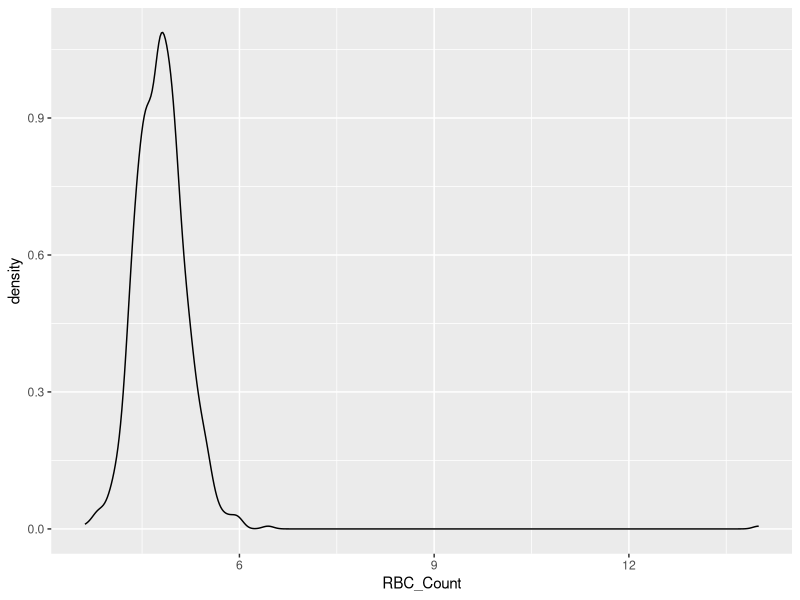
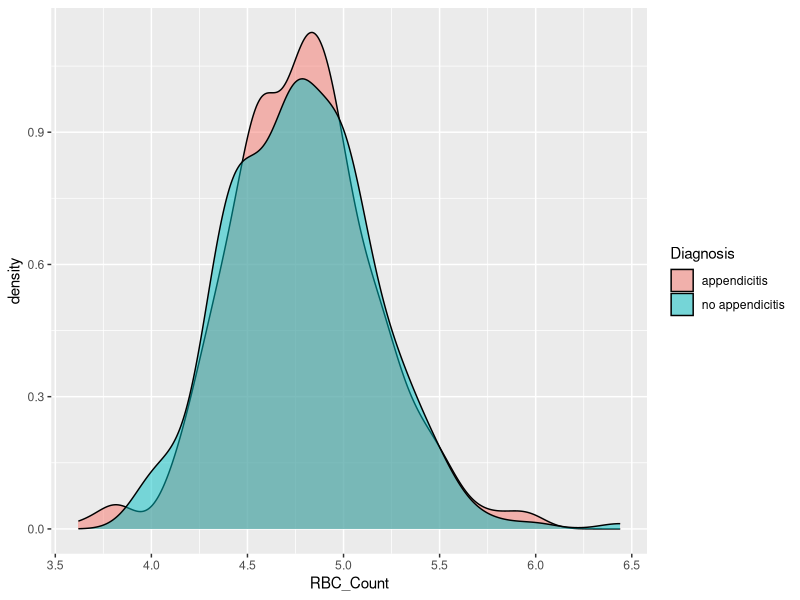
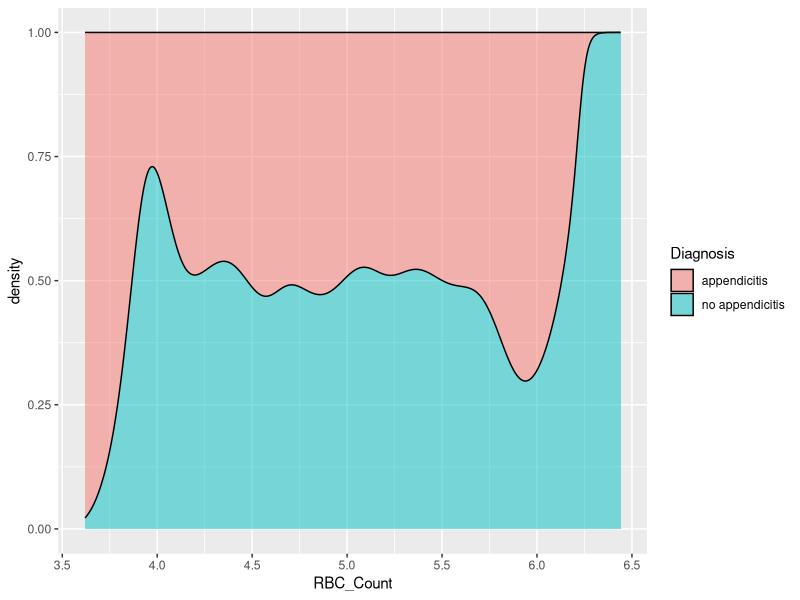
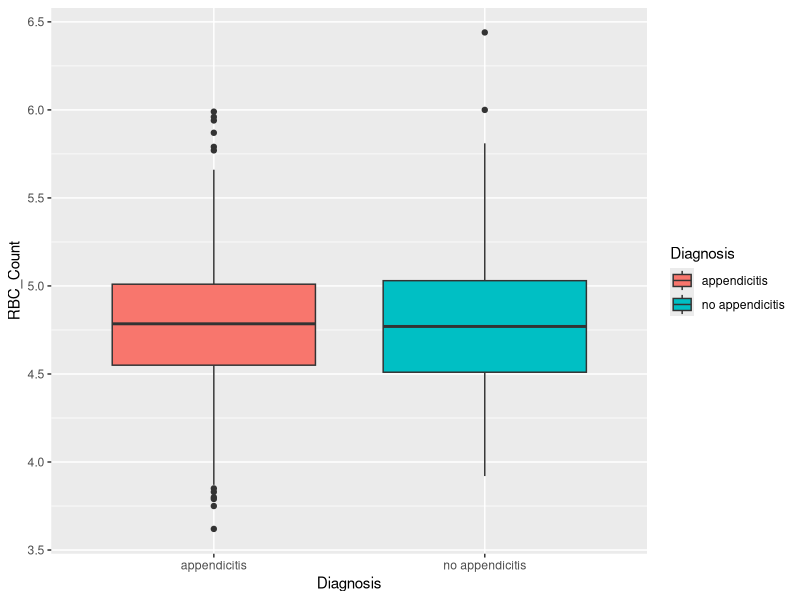

These charts were generated, in order, by the following R code: (Note: this script raises an error after producing the figures.)
## ---- chunk 1
options(htmltools.dir.version = FALSE)
knitr::opts_chunk$set(
  message = FALSE,
  warning = FALSE,
  dev = "svg",
  fig.align = "center",
  #fig.width = 11,
  #fig.height = 5
  cache = TRUE
)

# define vars
om = par("mar")
lowtop = c(om[1],om[2],0.1,om[4])
library(tidyverse)
library(knitr)
#use_python("C:\\python\\python.exe")
options(dplyr.print_min = 5)
## ---- chunk 2
library(tidyverse)
library(readxl)
app_data <- read_excel("app_data.xlsx", sheet = 1)
app_data <- app_data |>
  mutate(BMI = as.numeric(BMI),
         US_Number = as.character(US_Number),
         SexF = factor(Sex, levels = c("female", "male"), labels = c("Female", "Male")),
         DiagnosisF = as.factor(Diagnosis),
         SeverityF = as.factor(Severity))
app_data
## ---- chunk 3
g <- ggplot(app_data |> drop_na(RBC_Count), aes(x = RBC_Count))
g + geom_density()
## ---- chunk 4
g <- ggplot(app_data |> drop_na(RBC_Count, Diagnosis) |> filter(RBC_Count < 8), aes(x = RBC_Count))
g + geom_density(alpha = 0.5, aes(fill = Diagnosis))
## ---- chunk 5
g <- ggplot(app_data |> drop_na(RBC_Count, Diagnosis) |> filter(RBC_Count < 8), aes(x = RBC_Count))
g + geom_density(alpha = 0.5, position = "fill", aes(fill = Diagnosis))
## ---- chunk 6
g <- ggplot(app_data |> drop_na(RBC_Count, Diagnosis) |> filter(RBC_Count < 8))
g + geom_boxplot(aes(x = Diagnosis, y = RBC_Count, fill = Diagnosis))
## ---- chunk 7
g <- ggplot(app_data |> drop_na(RBC_Count, Diagnosis) |> filter(RBC_Count < 8))
g + geom_boxplot(aes(x = Diagnosis, y = RBC_Count, fill = Diagnosis)) +
  geom_jitter(width = 0.1, alpha = 0.3)
## ---- chunk 8
g <- ggplot(app_data |> drop_na(RBC_Count, Diagnosis) |> filter(RBC_Count < 8), 
            aes(x = Diagnosis, y = RBC_Count, fill = Diagnosis))
g + geom_boxplot() +
  geom_jitter(width = 0.2, alpha = 0.3)
## ---- chunk 9
g <- ggplot(app_data |> drop_na(RBC_Count, Diagnosis) |> filter(RBC_Count < 8), 
            aes(x = Diagnosis, y = RBC_Count, fill = Diagnosis))
g + geom_jitter(width = 0.2, alpha = 0.3) + 
  geom_boxplot()
## ---- chunk 10
g <- ggplot(app_data |> drop_na(RBC_Count, Diagnosis) |> filter(RBC_Count < 8), 
            aes(x = Diagnosis, y = RBC_Count, fill = Diagnosis))
g + geom_violin()
## ---- chunk 11
g <- ggplot(app_data |> drop_na(RBC_Count, Weight, Diagnosis) |> filter(RBC_Count < 8), 
            aes(x = Weight, y = RBC_Count, color = Diagnosis))
g + geom_point()
## ---- chunk 12
g <- ggplot(app_data |> drop_na(RBC_Count, Weight, Diagnosis) |> filter(RBC_Count < 8), 
            aes(x = Weight, y = RBC_Count, color = Diagnosis))
g + geom_point() +  
    geom_smooth(method = lm) 
## ---- chunk 13
g <- ggplot(app_data |> drop_na(RBC_Count, Weight, Diagnosis) |> filter(RBC_Count < 8), 
            aes(x = Weight, y = RBC_Count, color = Diagnosis))
g + geom_text(aes(label = Nausea)) +  
    geom_smooth(method = lm) 
## ---- chunk 14
correlation <- app_data |> 
  drop_na(RBC_Count, Weight, Diagnosis) |> 
  filter(RBC_Count < 8) |> 
  group_by(Diagnosis) |>
  select(RBC_Count, Weight, Diagnosis) |>
  summarize(cor_vals = cor(RBC_Count, Weight, use = "complete.obs"))
correlation
## ---- chunk 15
g <- ggplot(app_data |> drop_na(RBC_Count, Weight, Diagnosis) |> filter(RBC_Count < 8))
g + geom_point(aes(x = Weight, y = RBC_Count, color = Diagnosis)) +  
    geom_smooth(method = lm, aes(x = Weight, y = RBC_Count, color = Diagnosis)) +
    geom_text(x = 75, y = 6, size = 3, 
              label = paste0(correlation[1,1], " correlation: ", round(correlation[1,2], 2))) +
    geom_text(x = 75, y = 5.75, size = 3, 
              label = paste0(correlation[2,1], " correlation: ", round(correlation[2,2], 2)))
## ---- chunk 16
ggplot(data = app_data |> drop_na(SexF, DiagnosisF), aes(x = SexF, fill = DiagnosisF)) + 
  geom_bar(position = "dodge") + 
  labs(x = "Sex")+ 
  scale_fill_discrete("Diagnosis") 
## ---- chunk 17
ggplot(data = app_data |> drop_na(SexF, DiagnosisF, Management), aes(x = SexF, fill = DiagnosisF)) + 
  geom_bar(position = "dodge") + 
  labs(x = "Sex")+ 
  scale_fill_discrete("Diagnosis") +
  facet_wrap(~ Management)
## ---- chunk 18
g <- ggplot(app_data |> drop_na(RBC_Count, Diagnosis, Sex) |> filter(RBC_Count < 8), 
            aes(x = Diagnosis, y = RBC_Count, fill = Diagnosis))
g + geom_boxplot() +
  geom_jitter(width = 0.2, alpha = 0.3) +
    facet_wrap(~ Sex)
## ---- chunk 19
g <- ggplot(app_data |> drop_na(RBC_Count, Weight, Diagnosis, Sex) |> filter(RBC_Count < 8), 
            aes(x = Weight, y = RBC_Count, color = Diagnosis))
g + geom_point() +  
    geom_smooth(method = lm) +
    facet_wrap(~ Sex)
## ---- chunk 20
g <- ggplot(app_data |> drop_na(RBC_Count, Weight, Diagnosis, Sex) |> filter(RBC_Count < 8), 
            aes(x = Weight, y = RBC_Count, color = Diagnosis))
g + geom_point() +  
    geom_smooth(method = lm) +
    facet_wrap(~ Sex) +
    theme_light()
## ---- chunk 21
g <- ggplot(app_data |> drop_na(RBC_Count, Weight, Diagnosis, Sex) |> filter(RBC_Count < 8), 
            aes(x = Weight, y = RBC_Count, color = Diagnosis))
g + geom_point() +  
    geom_smooth(method = lm) +
    facet_wrap(~ Sex) +
    theme_dark()
## ---- chunk 22
library(GGally) #install if needed
ggpairs(app_data |> drop_na(RBC_Count, Weight, Diagnosis, Sex) |> filter(RBC_Count < 8),
        aes(colour = Diagnosis, alpha = 0.4), columns = c("RBC_Count", "Weight", "Sex"))
## ---- chunk 23
include_graphics("img/myGif.gif")
